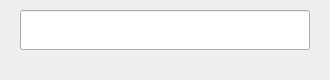
<?xml version="1.0" encoding="UTF-8"?>
<ui version="4.0">
 <class>code_Dialog</class>
 <widget class="QDialog" name="code_Dialog">
  <property name="geometry">
   <rect>
    <x>0</x>
    <y>0</y>
    <width>330</width>
    <height>80</height>
   </rect>
  </property>
  <property name="minimumSize">
   <size>
    <width>330</width>
    <height>80</height>
   </size>
  </property>
  <property name="maximumSize">
   <size>
    <width>330</width>
    <height>80</height>
   </size>
  </property>
  <property name="windowTitle">
   <string>二维码扫描框</string>
  </property>
  <property name="windowIcon">
   <iconset resource="image_path.qrc">
    <normaloff>:/images/logo.ico</normaloff>:/images/logo.ico</iconset>
  </property>
  <widget class="QLineEdit" name="lineEdit">
   <property name="geometry">
    <rect>
     <x>20</x>
     <y>10</y>
     <width>290</width>
     <height>40</height>
    </rect>
   </property>
  </widget>
  <widget class="QLabel" name="code_label">
   <property name="geometry">
    <rect>
     <x>20</x>
     <y>60</y>
     <width>290</width>
     <height>16</height>
    </rect>
   </property>
   <property name="font">
    <font>
     <pointsize>8</pointsize>
    </font>
   </property>
   <property name="text">
    <string/>
   </property>
  </widget>
 </widget>
 <resources>
  <include location="image_path.qrc"/>
 </resources>
 <connections/>
</ui>
